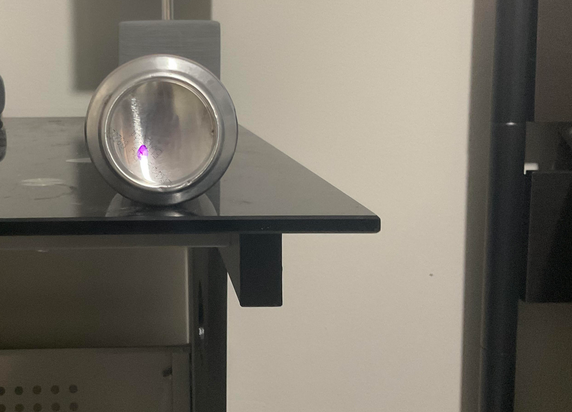
#> input picture Original.PNG, 572 x 412 px
$ python main.py
#> lines starting #> are read from the running program, lines starting #| are printed output that depends on the picture
### detection.py
import cv2
import numpy as np


def detect_circles(path, min_radius, max_radius, param1, param2):
    # Load image
#> called with path = 'Original.PNG', min_radius = 10, max_radius = 300, param1 = 105, param2 = 33
    img = cv2.imread(path, cv2.IMREAD_COLOR)
#> img is the input picture: shape (412, 572, 3); mean B, G, R 106.4, 117, 122.4

    # Resize  image because it is zooming in
    scale_percent = 50  # Adjust this percentage as needed
    width = int(img.shape[1] * scale_percent / 100)
#> width = 286
    height = int(img.shape[0] * scale_percent / 100)
#> height = 206
    dim = (width, height)
#> dim = (286, 206)
    img = cv2.resize(img, dim, interpolation=cv2.INTER_AREA)
#> img: shape (206, 286, 3)

    # Convert image to grayscale
    gray = cv2.cvtColor(img, cv2.COLOR_BGR2GRAY)

    # Apply Gaussian blur to help with edge detection
    blurred = cv2.GaussianBlur(gray, (9, 9), 2)
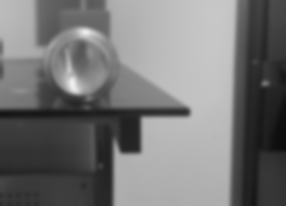
#> blurred: shape (206, 286); min 12, max 240, mean 117.5

    # Use hough circles to detect circles in the image
    circles = cv2.HoughCircles(
        blurred,
        cv2.HOUGH_GRADIENT,
        dp=1,
        minDist=10,
        param1=param1,
        param2=param2,
        minRadius=min_radius,
        maxRadius=max_radius
    )
#> circles = [[81.5, 65.5, 37.7]]
    if circles is not None:
        circles = np.uint16(np.around(circles))
#> circles = [[82, 66, 38]]
        for i in circles[0, :]:
            # outer circle
            cv2.circle(img, (i[0], i[1]), i[2], (0, 255, 0), 2)

            # center of the circle
            cv2.circle(img, (i[0], i[1]), 2, (0, 0, 255), 3)
#> this loop made 1 pass
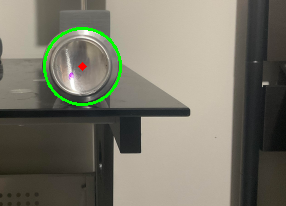
#> img: shape (206, 286, 3); mean B, G, R 105.2, 118.7, 121.1

        # show circles
        cv2.imshow('Circles', img)
        cv2.waitKey(0)
        cv2.destroyAllWindows()
    else:
        print("no cricles")

### main.py
from detection import *
import os
directory = os.getcwd()
path = directory + '/Original.PNG'
min_radius =10
max_radius = 300
param1 = 105
param2 = 33
detect_circles(path, min_radius, max_radius, param1, param2)
